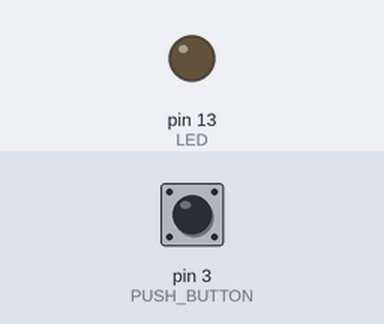
This sketch was run on a simulated Arduino Uno, built with avr-gcc and run on an emulated ATmega328P. On the bench: output pins drawn as LEDs (lit = HIGH). Dashed ring = blinking. The test bench sets the inputs (shaded band); at power-on: pin 3 (PUSH_BUTTON) LOW.

Above: at 1.2 s.
1.3 s: pin 3 (PUSH_BUTTON) pulled HIGH for 3.2 s
At 1.9 s:
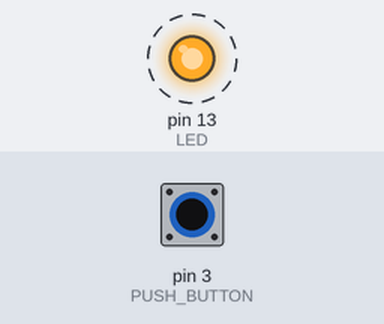
Timing chart, 0 to 5.8 s (numbered marks = the images above; inputs shaded):
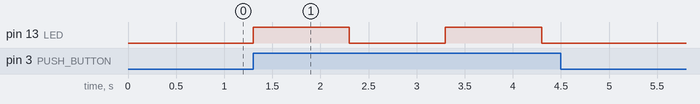

Measured:
- after the input at 1.3 s, pin 13 (LED): alternates HIGH for 1.0 s and LOW for 1.0 s, 4 changes in all, then stays LOW, starting at once

The sketch:

eg02_blinking_led_with_PushButton.ino
```cpp
// Example 02 : Blinking Led with Push Button ....

const int LED = 13;            // Led Pin
const int PUSH_BUTTON = 3;     // Push button Pin
int val;

void setup() {
  // put your setup code here, to run once:
pinMode (LED,OUTPUT);
pinMode (PUSH_BUTTON,INPUT);
}

void loop() {
  // put your main code here, to run repeatedly:
val = digitalRead (PUSH_BUTTON);
if (val == 1){
  digitalWrite (LED,HIGH);
  delay(1000);

  digitalWrite (LED,LOW);
  delay(1000);
}else{
  digitalWrite (LED,LOW);

}
}
```
